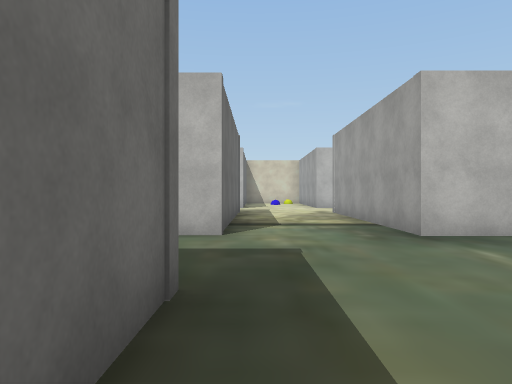
View 1 (above)

24 first-person views from a walk through a 3-D level made in the Unity game engine. The camera is 1.3 m above the floor, looks level and sees 70° across. The floor is counted in squares, 2 m on a side. Each view is taken from the middle of a square. On the plan, view 1 faces up. The plan holds only what a view shows up to about 11 squares ahead; the rest is blank. The place goes on beyond the plan. Some surface patterns are stand-ins.

View 2
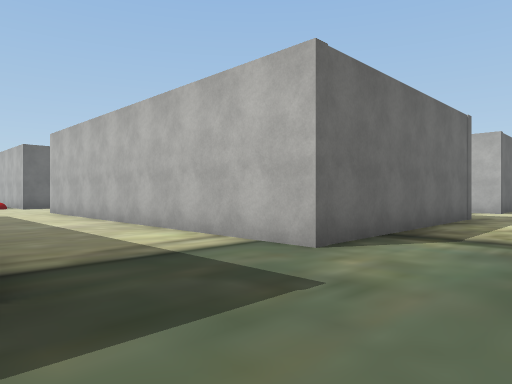

View 3
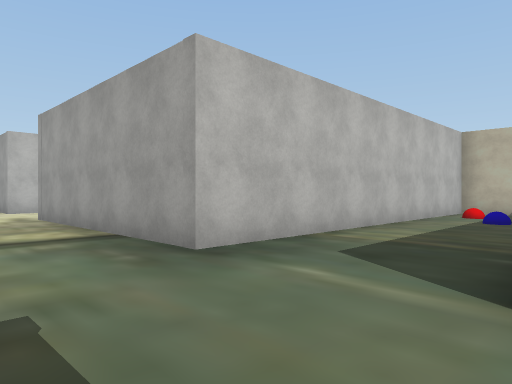

View 4
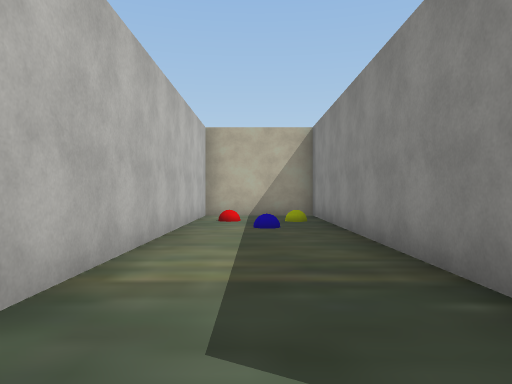

View 5
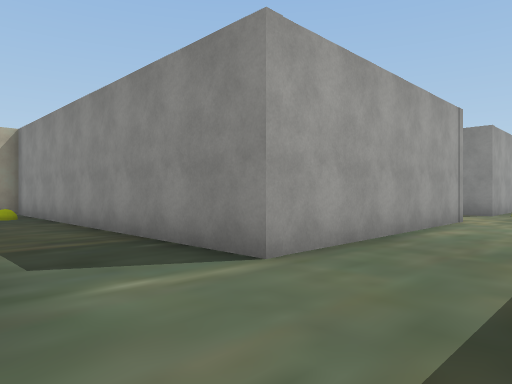

View 6
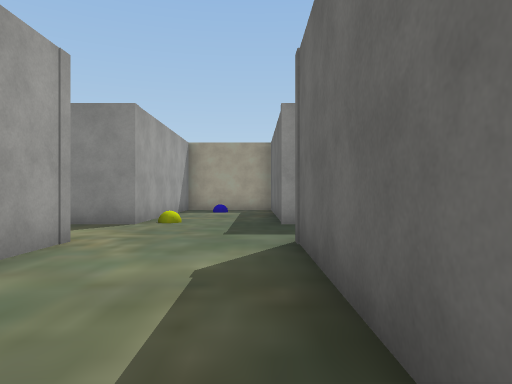

View 7
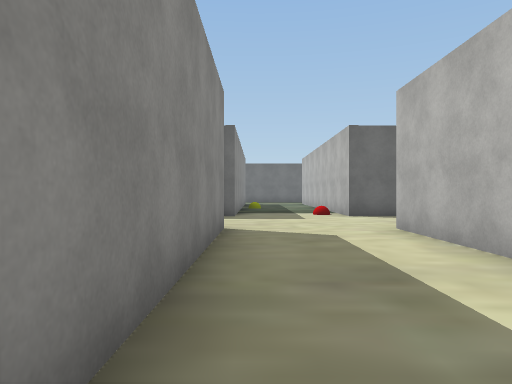

View 8
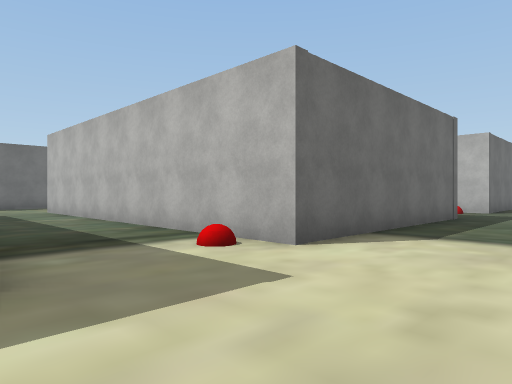

View 9
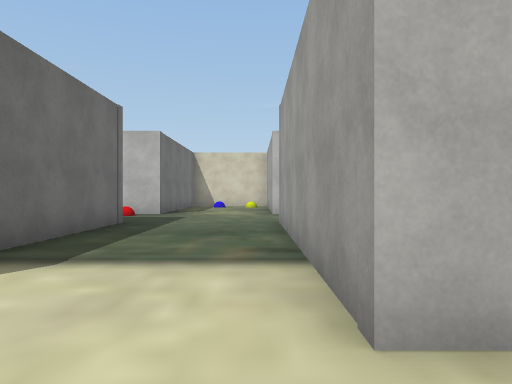

View 10
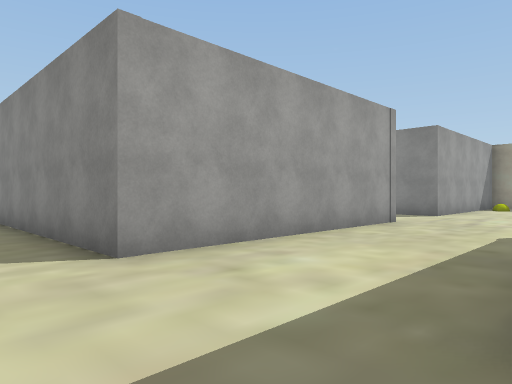

View 11
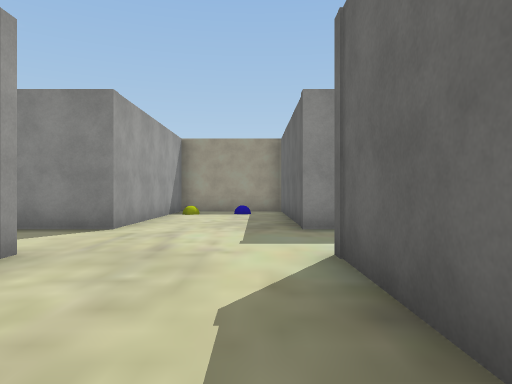

View 12
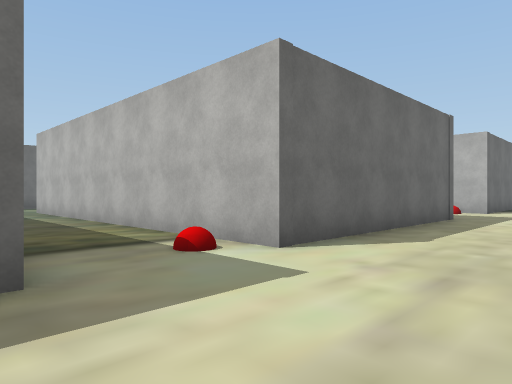

View 13
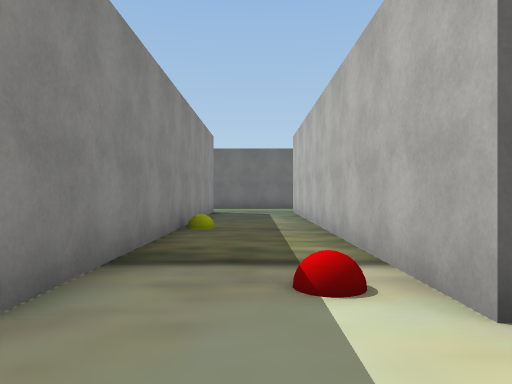

View 14
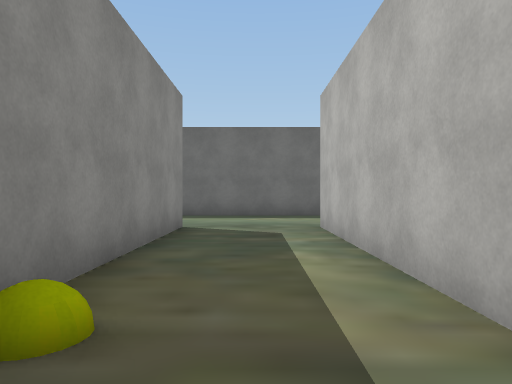

View 15
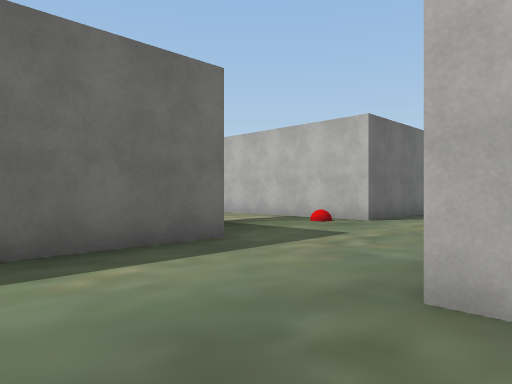

View 16
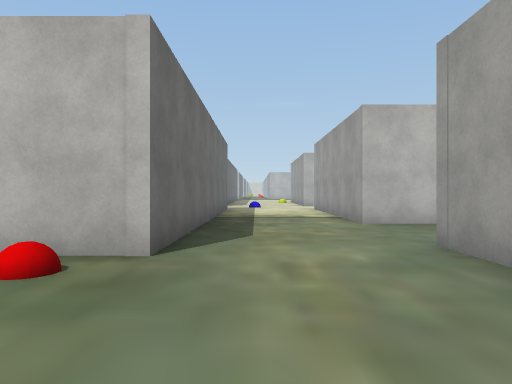

View 17
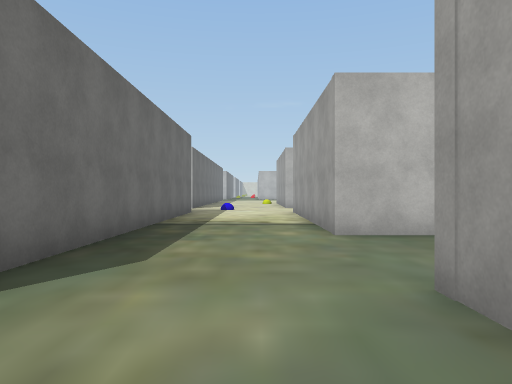

View 18
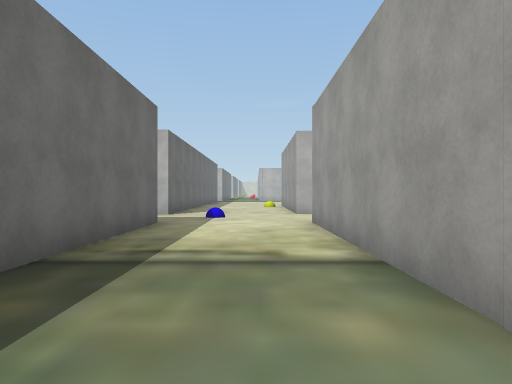

View 19
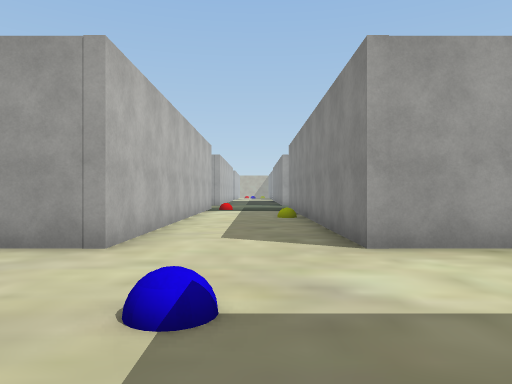

View 20
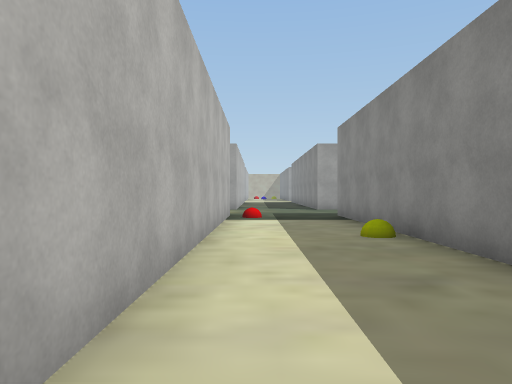

View 21
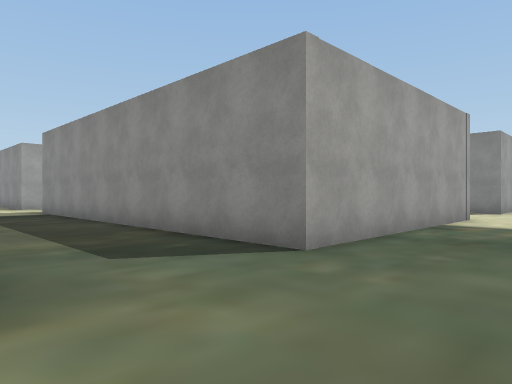

View 22
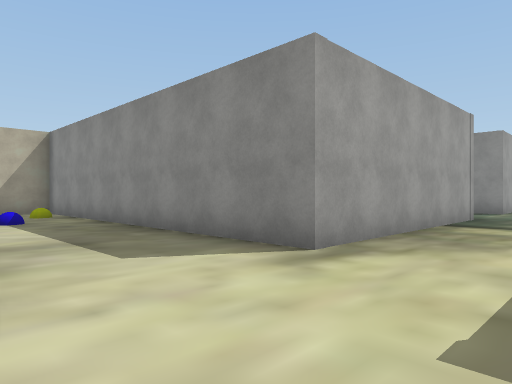

View 23
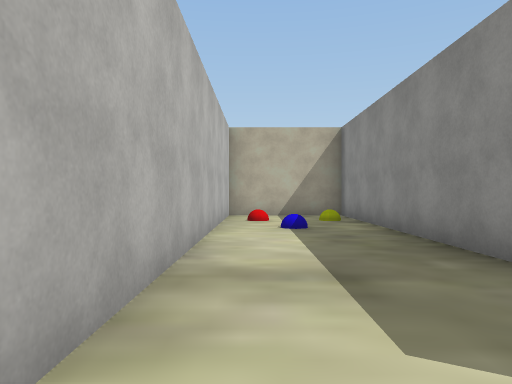

View 24
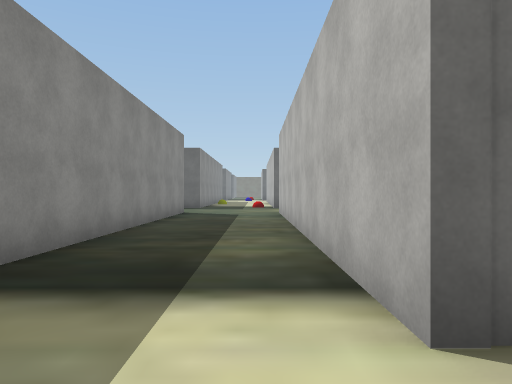

### Floor plan
Points are (right, up) in squares from view 1. A wall is a line through its corners. A room is listed if a view was taken in it or the views show most of it. See-through windows are left out.
Room 1 (views 1, 2, 3, 4, 5, 6, 7, 8, 9, 10, 11, 12, 13, 14, 15, 16, 17, 18, 19, 20, 21, 22, 23, 24)
walls: (-10.5, 5.5) (-10.5, 11.7) (-0.5, 11.7) (-0.5, 5.5) (-10.5, 5.5); (-13.8, 5.5) (-23.8, 5.5) (-23.8, 11.7) (-13.8, 11.7) (-13.8, 5.5); (-14.6, 2.4) (-13.8, 2.4) (-13.8, -3.8) (-23.9, -3.8); (-10.5, -3.9) (-10.5, 2.4) (-4.8, 2.4); (-0.5, 2.5) (-0.5, -3.7); (-13.8, 14.7) (-23.8, 14.7) (-23.8, 15.5); (-0.5, -6.4) (-0.5, -10); (-10.5, -10.5) (-10.5, -6.4) (-8.8, -6.4); (-23.8, 1.1) (-23.8, 2.5); (2.4, -3.9) (2.4, 2.4) (12.1, 2.4) (12.1, 5.5) (2.4, 5.5) (2.4, 11.7) (12.1, 11.7) (12.1, 14.7) (2.4, 14.7); (-0.5, 15.1) (-0.5, 14.7) (-10.5, 14.7); (-23.9, -6.4) (-13.8, -6.4) (-13.8, -10.3); (-27.1, -2.5) (-27.1, -7); (2.4, -10) (2.4, -6.4) (3.8, -6.4); (-27.1, 11.8) (-27.1, 1.7) (-29.5, 1.7); (-27.5, 15) (-27.5, 14.5)

Where each view was taken, in squares from view 1:
view 1: 0 up, 0 right, facing up
view 2: 2 up, 2 right, facing up-left
view 3: 2 up, 0 right, facing up-right
view 4: 4 up, 2 right, facing right
view 5: 5 up, 0 right, facing down-right
view 6: 1 up, 0 right, facing down
view 7: 3 up, 4 left, facing left
view 8: 2 up, 11 left, facing up-left
view 9: 4 up, 11 left, facing up
view 10: 4 up, 14 left, facing down-right
view 11: 0 up, 13 left, facing down
view 12: 7 down, 11 left, facing up-left
view 13: 5 down, 12 left, facing left
view 14: 5 down, 17 left, facing left
view 15: 6 down, 23 left, facing up-left
view 16: 2 down, 26 left, facing up
view 17: 0 up, 25 left, facing up
view 18: 4 up, 25 left, facing up
view 19: 13 up, 28 left, facing right
view 20: 14 up, 24 left, facing right
view 21: 15 up, 13 left, facing down-right
view 22: 15 up, 0 right, facing down-right
view 23: 14 up, 2 right, facing right
view 24: 14 up, 1 right, facing left
